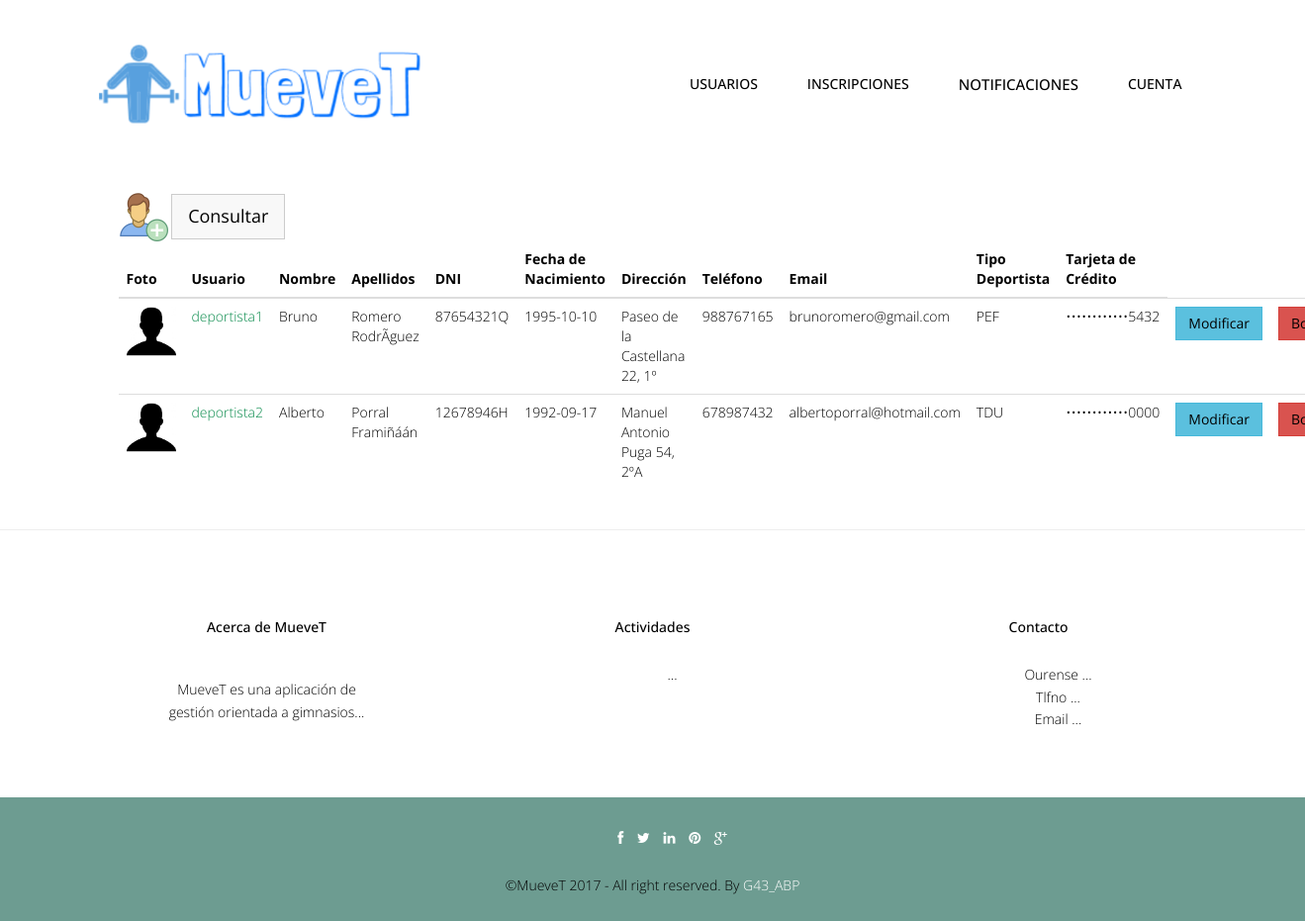
/abp/Controllers/DEPORTISTA_Controller.php?user=deportista (signed in), run on the app's committed database.
### tables this page shows
CREATE TABLE IF NOT EXISTS `deportista` (
  `userName` varchar(20) NOT NULL,
  `tipoDeportista` char(3) NOT NULL,
  `metodoPago` varchar(45) NOT NULL,
  `idActividadIndividual` int(10) DEFAULT NULL
);

CREATE TABLE IF NOT EXISTS `usuario` (
  `foto` varchar(500) DEFAULT NULL,
  `userName` varchar(20) NOT NULL,
  `password` varchar(128) NOT NULL,
  `tipoUsuario` int(10) NOT NULL,
  `nombre` varchar(20) NOT NULL,
  `apellidos` varchar(70) NOT NULL,
  `dni` varchar(9) NOT NULL,
  `fechaNac` date NOT NULL,
  `direccion` varchar(80) DEFAULT NULL,
  `telefono` int(15) DEFAULT NULL,
  `email` varchar(30) NOT NULL
);

### abp/Models/USUARIO_Model.php (called while the page is built, shortened)
<?php
include '../Functions/LibraryFunctions.php';
class USUARIO_Modelo {
    var $mysqli;
    function ConectarBD() {
        $this->mysqli = new mysqli("localhost", "root", "", "gymgest");
    }
    function ConsultarTodo($user) {
        if ($user == "entrenador") {
            $sql = "SELECT * FROM USUARIO, ENTRENADOR WHERE USUARIO.userName=ENTRENADOR.userName AND USUARIO.tipoUsuario=2";
        } else if ($user == "deportista") {
            $sql = "SELECT * FROM USUARIO, DEPORTISTA WHERE USUARIO.userName=DEPORTISTA.userName AND USUARIO.tipoUsuario=3";
        } else {
            $sql = "SELECT * FROM USUARIO";
        }
        if (!($resultado = $this->mysqli->query($sql))) {
            return 'Error en la consulta sobre la base de datos';
        } else {
            $toret = array();
            $i = 0;
            while ($fila = $resultado->fetch_array()) {
                $toret[$i] = $fila;
                $i++;
            }
            return $toret;
        }
    }
}
?>

### abp/Views/DEPORTISTA_SHOWALL_Vista.php (the view, shortened to what this page needs)
<?php
class DEPORTISTA_Show {
    private $datos;
    function __construct($array, $volver) {
        $this->datos = $array;
        $this->render();
    }
    function render() {
        ?>
        <div class="container">
            <?php
            $lista = array('foto', 'userName', 'nombre', 'apellidos', 'dni', 'fechaNac', 'direccion', 'telefono', 'email', 'tipoDeportista', 'metodoPago');
            ?>
            <br><br>
            <div class="container">
                <div class="col-lg-12">
                    <a href='DEPORTISTA_Controller.php?accion=<?php echo $strings['Insertar']; ?>'><img src="../img/useradd.png" width="50px" height="50px"></a>
                    <button type="button" class="btn btn-default btn-lg"><a href='DEPORTISTA_Controller.php?accion=<?php echo $strings['Consultar']; ?>'><?php echo $strings['Consultar'] ?></a></button>
                    <table class="table">
                        <thead class="thead-dark">
                            <tr>
                                <?php
                                foreach ($lista as $titulo) {
                                    echo "<th>";
                                    echo $strings[$titulo];
                                    echo "</th>";
                                }
                                echo "</tr>";
                                echo "</thead>";
                                echo "<tbody>";
                                for ($j = 0; $j < count($this->datos); $j++) {
                                    echo "<tr>";
                                    foreach ($this->datos [$j] as $clave => $valor) {
                                        for ($i = 0; $i < count($lista); $i++) {
                                            if ($clave === $lista[$i]) {
                                                echo "<td>";
                                                if (($clave === 'foto')) {
                                                    if (is_file($valor)) {
                                                        ?><a target='_blank' href='<?php echo $valor ?>'><img src='<?php echo $valor ?>' width="50" height="50"></a> <?php
                                                    } else {
                                                        ?><a target='_blank' href="../img/user.jpg"><img src="../img/user.jpg" width="50" height="50"></a> <?php
                                                }
                                                break;
                                            }
                                            if ($clave == 'metodoPago') {
                                                $post = substr($valor, -4);
                                                $resultado = "••••••••••••" . $post;
                                                echo $resultado;
                                                break;
                                            }if ($clave === 'tipoUsuario') {
                                                echo $strings[ConsultarNOMRol($valor)];
                                                break;
                                            }
                                            if ($clave === 'userName') {
                                                ?>
                                            <a href='DEPORTISTA_Controller.php?userName=<?php echo $this->datos[$j]['userName'] . '&accion=' . $strings['Ver']; ?>'><font color="#088A4B"><?php echo $valor; ?></font></a> <?php
                                        } else {
                                            echo $valor;
                                        }
                                        echo "</td>";
                                    }
                                }
                            }
                            ?>
                            <td><button type="button" class="btn btn-info"><a href='DEPORTISTA_Controller.php?userName=<?php echo $this->datos[$j]['userName'] . '&accion=' . $strings['Modificar']; ?>'><?php echo $strings['Modificar']; ?></a></button></td>
                            <td><button type="button" class="btn btn-danger"><a href='DEPORTISTA_Controller.php?userName=<?php echo $this->datos[$j]['userName'] . '&accion=' . $strings['Borrar']; ?>'><?php echo $strings['Borrar']; ?></a></button></td>
                                    <?php
                                }
                                ?>
                        </tbody>
                    </table>
                </div>
            </div>
        </div>
        <?php
        include '../Views/footer.php';
    }
}

### abp/css/style.css (style rules this page uses)
body { font-family:'Open Sans', Arial, sans-serif; font-size:14px; font-weight:300; line-height:1.6em; color:#000; background-color:#fff; }
.link-list ul,li,a { color:#000; list-style:none; }

### abp/css/overwrite.css (style rules this page uses)
.btn { text-shadow: none; background-image:none; border-color: none; border-bottom-color: none; -webkit-box-shadow: none; -moz-box-shadow: none; box-shadow: none; }
.btn { outline:0; -webkit-border-radius: 0; -moz-border-radius: 0; border-radius: 0; }
.btn-lg { -webkit-border-radius: 0; -moz-border-radius: 0; border-radius: 0; }
.btn-default { color: #333333; background-color: #f8f8f8; }

### data on the page
deportista: userName "deportista1", tipoDeportista "PEF", metodoPago "••••••••••••5432"
usuario: nombre "Bruno", apellidos "Romero RodrÃguez", dni "87654321Q", fechaNac "1995-10-10", direccion "Paseo de la Castellana 22, 1º", telefono "988767165", email "brunoromero@gmail.com"
deportista: userName "deportista2", tipoDeportista "TDU", metodoPago "••••••••••••0000"
usuario: nombre "Alberto", apellidos "Porral Framiñáán", dni "12678946H", fechaNac "1992-09-17", direccion "Manuel Antonio Puga 54, 2ºA", telefono "678987432", email "albertoporral@hotmail.com"

### other printed values
$strings['Cuenta'] "CUENTA"
$strings['Consultar'] "Consultar"
$strings[$titulo] "Foto"
$strings[$titulo] "Usuario"
$strings[$titulo] "Nombre"
$strings[$titulo] "Apellidos"
$strings[$titulo] "DNI"
$strings[$titulo] "Fecha de Nacimiento"
$strings[$titulo] "Dirección"
$strings[$titulo] "Teléfono"
$strings[$titulo] "Email"
$strings[$titulo] "Tipo Deportista"
$strings[$titulo] "Tarjeta de Crédito"
